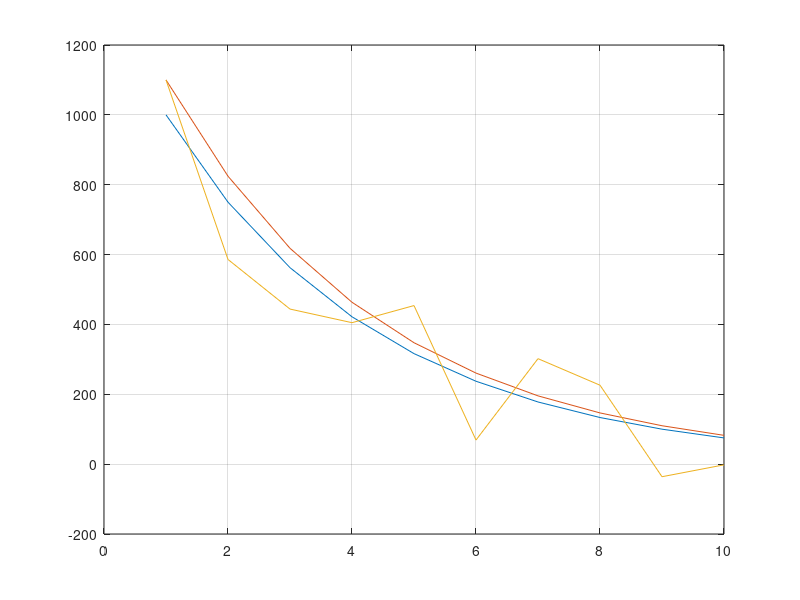

The MATLAB script that drew this image:
% Very simple little script to show the basics of a
% kalman filter.
%
% Evert H. Rozendaal
% emb.prg2000@gmail.com

clear all

a = 0.75;
r = 200;

z = [1100 586 444 405 454 69 302 226 -36 -2];

% Initialize arrays
x  = zeros(size(z));  % For comparison only.
xh = zeros(size(z));  % x-hat (ouput)
g  = zeros(size(z));  % Gain
p  = zeros(size(z));  % Prediction

x(1)  = 1000;
xh(1) = z(1);
p(1)  = 1;

% Run loop
for k=2:length(z)
  x(k)  = x(k-1) * a;
  
  % Prediction
  xh(k) = xh(k-1) * a;
  p(k)  = a * p(k-1) * a;
 
  % Update
  g(k)  = p(k) / (p(k) + r);
  xh(k) = xh(k) + g(k) * (z(k) - xh(k));
  p(k)  = (1 - g(k)) * p(k); 
end

g(1) = g(2);
  
t = 1:length(x);
plot(t,x,t,xh,t,z)
grid on
